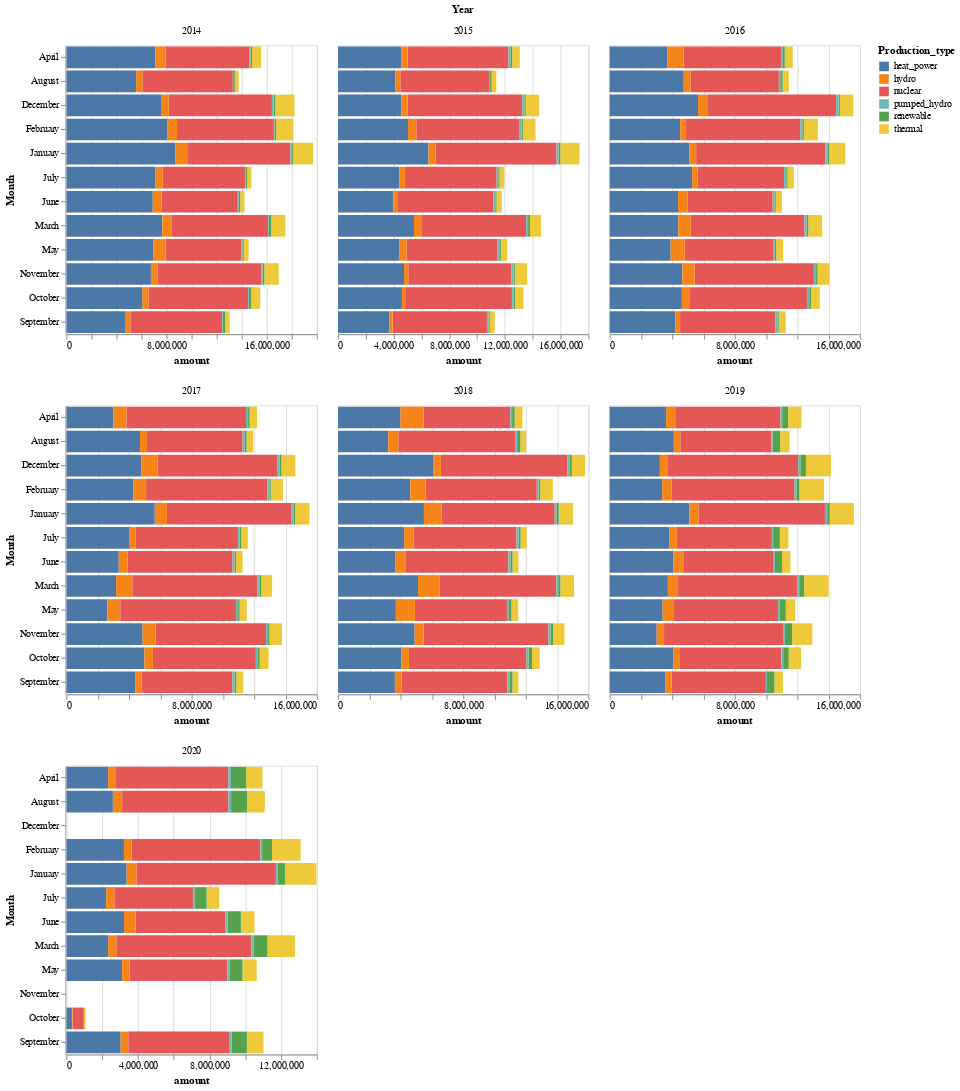

Notebook cell for this chart:
### Markdown cell above
Тут можна порівняти енергію яка збирається і витрачається. Також видно скільки енергії збережено за весь термін (якщо зберігається)

### Code cell
df2 = df.groupby(df.Date.dt.to_period("M")).sum().reset_index()
df2['Date'] = pd.to_datetime(df2['Date'].apply(lambda x: x.strftime('%Y-%m')))
df2['Year'] = df2['Date'].dt.year
df2['Month'] = df2['Date'].dt.month_name()
df2 = pd.melt(df2, id_vars=['Year', 'Month'], 
              value_vars=['nuclear','thermal', 'renewable', 'heat_power', 'hydro', 'pumped_hydro'],
              var_name='Production_type', 
              value_name='amount')

alt.Chart(df2, title='Yearly and monthly view').mark_bar().encode(
    x='amount:Q',
    y='Month:N',
    color='Production_type:N',
    tooltip = [alt.Tooltip('amount:Q'), alt.Tooltip('Production_type:N')]

).properties(
    width=260, height=300
).facet(
    facet='Year:Q',
    columns=3
).resolve_scale(x = 'independent')

### Figure 1 — Vega-Lite specification as saved in the notebook (floating-point values rounded to 4 significant figures; data arrays with more than 128 entries replaced by an {"elided": "..."} marker saying what was removed)
{"config": {"view": {"continuousWidth": 400, "continuousHeight": 300}}, "data": {"name": "data-d8eb9fde050a872b8c2ae4069f55ca6b"}, "facet": {"type": "quantitative", "field": "Year"}, "spec": {"mark": "bar", "encoding": {"color": {"type": "nominal", "field": "Production_type"}, "tooltip": [{"type": "quantitative", "field": "amount"}, {"type": "nominal", "field": "Production_type"}], "x": {"type": "quantitative", "field": "amount"}, "y": {"type": "nominal", "field": "Month"}}, "height": 300, "title": "Yearly and monthly view", "width": 260}, "columns": 3, "resolve": {"scale": {"x": "independent"}}, "$schema": "https://vega.github.io/schema/vega-lite/v4.8.1.json", "datasets": {"data-d8eb9fde050a872b8c2ae4069f55ca6b": {"elided": "492 records"}}}
